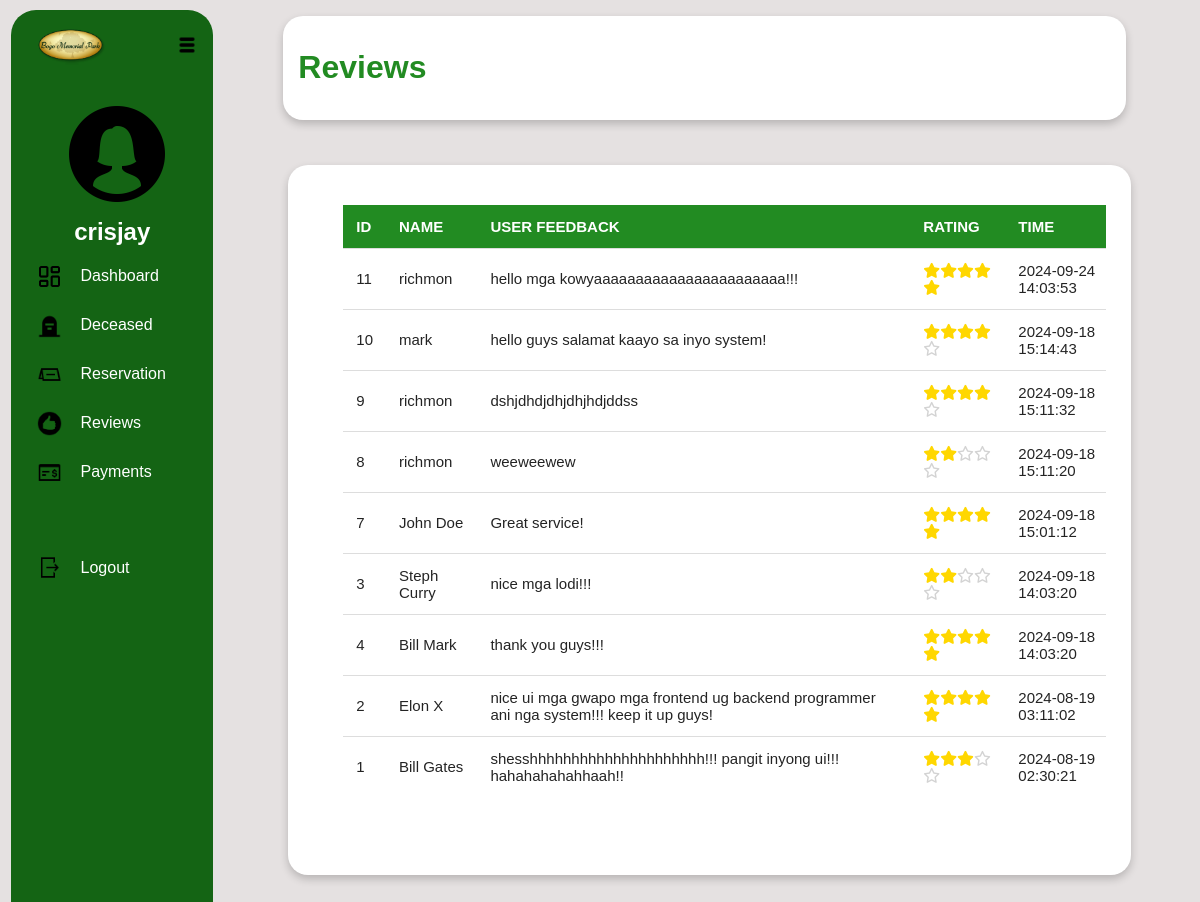
Page /admindashboard/adminreviews.php (signed in) on the earlier database version.
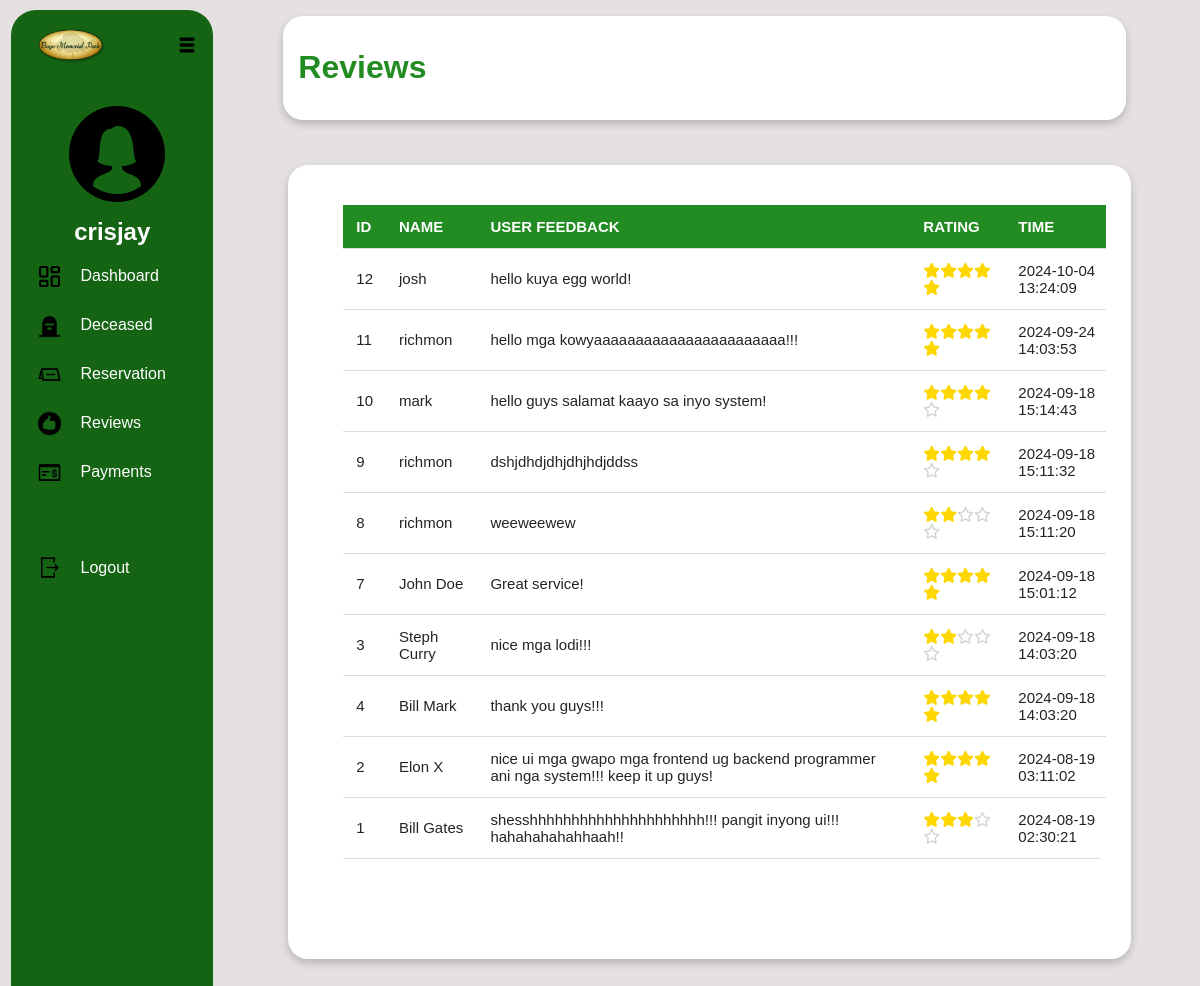
Same page on the later database version.
### tables this page shows
CREATE TABLE `reviews` (
  `id` int(11) NOT NULL,
  `fullname` varchar(255) NOT NULL,
  `userfeedback` text DEFAULT NULL,
  `rating` float NOT NULL,
  `time` timestamp NOT NULL DEFAULT current_timestamp(),
  `user_id` int(11) DEFAULT NULL
);

### admindashboard/adminreviews.php (the view, shortened to what this page needs)
<?php
$firstname = isset($_SESSION['firstname']) ? htmlspecialchars($_SESSION['firstname']) : 'Guest';
require_once '../connection/connection.php';
$servername = "localhost";
$username = "root";
$password = "";
$dbname = "capstone2db";
try {
    $pdo = new PDO("mysql:host=$servername;dbname=$dbname", $username, $password);
    $pdo->setAttribute(PDO::ATTR_ERRMODE, PDO::ERRMODE_EXCEPTION);
} catch (PDOException $e) {
    die("Connection failed: " . $e->getMessage());
}
?>
<!DOCTYPE html>
<html lang="en">
<head>
    <link rel="stylesheet" href="./admindashboardcss/adminreviews.css">
    <link rel="stylesheet" href="https://cdnjs.cloudflare.com/ajax/libs/font-awesome/6.0.0-beta3/css/all.min.css">
</head>
<body>
    <div class="row">
        <div class="left-content col-4">
            <div class="memoriallogo"><img src="../images/bogomemoriallogo.png" alt="bogomemoriallogo"></div>
            <div class="hamburgermenu"><img src="../images/hamburgermenu.png" alt="hamburgermenu"></div>
            <div class="adminprofile">
                <center>
                    <img src="../images/female.png" alt="adminicon">
                    <h2><?php echo $firstname; ?></h2>
                </center>
            </div>
            <center>
                <br>
                <div class="adminlinks">
                            <span><img src="../images/dashboard.png" alt="">&nbsp;&nbsp;&nbsp;<a href="adminDashboard.php">Dashboard</a></span>
                            <span><img src="../images/deceased.png" alt="">&nbsp;&nbsp;&nbsp;<a href="adminDeceased.php">Deceased</a></span>
                            <span><img src="../images/reservation.png" alt="">&nbsp;&nbsp;&nbsp;<a href="adminreservation.php">Reservation</a></span>
                            <span><img src="../images/review.png" alt="">&nbsp;&nbsp;&nbsp;<a href="adminreviews.php">Reviews</a></span>
                            <span><img src="../images/payment.png" alt="">&nbsp;&nbsp;&nbsp;<a href="adminpayment.php">Payments</a></span>
                            <br>
                            <span><img src="../images/logout.png" alt="">&nbsp;&nbsp;&nbsp;<a href="../logout.php">Logout</a></span>
                        </div>
                <br>
            </center>
        </div>
        <div class="main">
            <div class="right-content1">
                <div class="right-header col-9">
                    <br>
                    <h1> Reviews </h1>
                </div>
            </div>
            <div class="right-content2">
                <div class="right-header col-9">
                    <div class="table-container">
                    <table id="myTable">
                        <thead>
                            <tr>
                                <th>ID</th>
                                <th>NAME</th>
                                <th>USER FEEDBACK</th>
                                <th>RATING</th>
                                <th>TIME</th>
                            </tr>
                        </thead>
                        <tbody>
                        <?php
                            $sql = "SELECT id, fullname, userfeedback, rating, time FROM reviews ORDER BY time DESC LIMIT 1000";
                            $stmt = $pdo->prepare($sql);
                            $stmt->execute();
                            if ($stmt->rowCount() > 0) {
                                while ($row = $stmt->fetch(PDO::FETCH_ASSOC)) {
                                    echo "<tr>
                                            <td>" . htmlspecialchars($row["id"]). "</td>
                                            <td>" . htmlspecialchars($row["fullname"]). "</td>
                                            <td>" . htmlspecialchars($row["userfeedback"]). "</td>
                                            <td>";
                                    $rating = (int)$row['rating'];
                                    for ($i = 1; $i <= 5; $i++) {
                                        if ($i <= $rating) {
                                            echo "<i class='fas fa-star'></i>";
                                        } else {
                                            echo "<i class='far fa-star'></i>";
                                        }
                                    }
                                    echo "</td>
                                            <td>" . htmlspecialchars($row["time"]). "</td>
                                        </tr>";
                                }
                            } else {
                                echo "<tr><td colspan='5'>0 results</td></tr>";
                            }
                        ?>
                        </tbody>
                    </table>
                    </div>
                </div>
            </div>
        </div>
    </div>
</body>
</html>

Differences in the rows shown:
added reviews: id "12", fullname "josh", userfeedback "hello kuya egg world!", rating 5 (drawn), time "2024-10-04 13:24:09"
